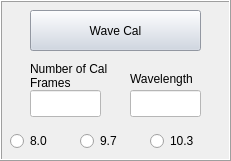
     <widget class="QFrame" name="frameWaveCal_4">
      <property name="geometry">
       <rect>
        <x>30</x>
        <y>240</y>
        <width>231</width>
        <height>161</height>
       </rect>
      </property>
      <property name="frameShape">
       <enum>QFrame::Box</enum>
      </property>
      <property name="frameShadow">
       <enum>QFrame::Raised</enum>
      </property>
      <widget class="QPushButton" name="pushButtonWaveCalTripod">
       <property name="geometry">
        <rect>
         <x>30</x>
         <y>10</y>
         <width>171</width>
         <height>41</height>
        </rect>
       </property>
       <property name="styleSheet">
        <string notr="true">background:rgb(204, 212, 226)</string>
       </property>
       <property name="text">
        <string>Wave Cal</string>
       </property>
      </widget>
      <widget class="QLineEdit" name="lineEditWavelengthTripod">
       <property name="geometry">
        <rect>
         <x>130</x>
         <y>90</y>
         <width>71</width>
         <height>27</height>
        </rect>
       </property>
       <property name="styleSheet">
        <string notr="true">background:rgb(255, 255, 255)</string>
       </property>
      </widget>
      <widget class="QLabel" name="label_44">
       <property name="geometry">
        <rect>
         <x>130</x>
         <y>70</y>
         <width>91</width>
         <height>17</height>
        </rect>
       </property>
       <property name="text">
        <string>Wavelength</string>
       </property>
      </widget>
      <widget class="QLineEdit" name="lineEditNumWaveCalFramesTripod">
       <property name="geometry">
        <rect>
         <x>30</x>
         <y>90</y>
         <width>71</width>
         <height>27</height>
        </rect>
       </property>
       <property name="styleSheet">
        <string notr="true">background:rgb(255, 255, 255)</string>
       </property>
      </widget>
      <widget class="QLabel" name="label_45">
       <property name="geometry">
        <rect>
         <x>30</x>
         <y>60</y>
         <width>81</width>
         <height>31</height>
        </rect>
       </property>
       <property name="text">
        <string>Number of Cal Frames</string>
       </property>
       <property name="wordWrap">
        <bool>true</bool>
       </property>
      </widget>
      <widget class="QRadioButton" name="radioButtonWave8Tripod">
       <property name="geometry">
        <rect>
         <x>10</x>
         <y>130</y>
         <width>51</width>
         <height>22</height>
        </rect>
       </property>
       <property name="text">
        <string>8.0</string>
       </property>
      </widget>
      <widget class="QRadioButton" name="radioButtonWave9Tripod">
       <property name="geometry">
        <rect>
         <x>80</x>
         <y>130</y>
         <width>51</width>
         <height>22</height>
        </rect>
       </property>
       <property name="text">
        <string>9.7</string>
       </property>
      </widget>
      <widget class="QRadioButton" name="radioButtonWave10Tripod">
       <property name="geometry">
        <rect>
         <x>150</x>
         <y>130</y>
         <width>61</width>
         <height>22</height>
        </rect>
       </property>
       <property name="text">
        <string>10.3</string>
       </property>
      </widget>
     </widget>
